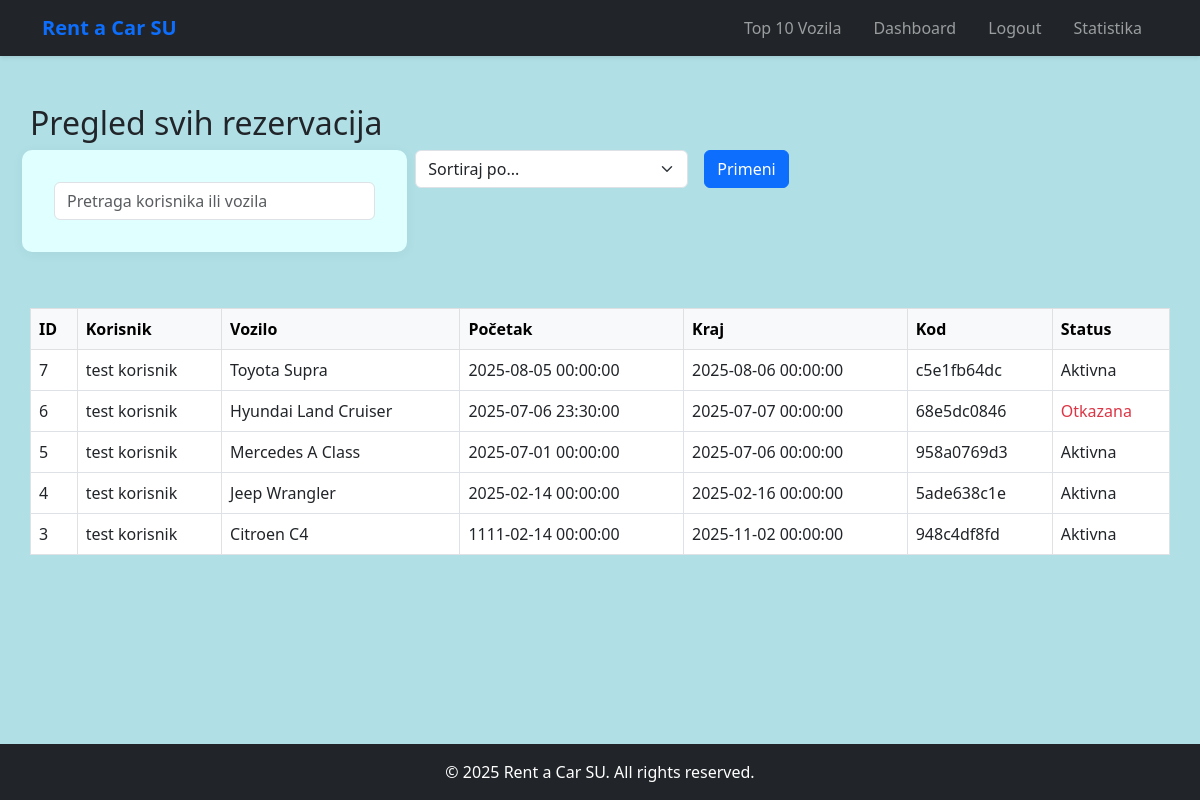
The page /admin_rentals.php (signed in) on the database as committed earlier.
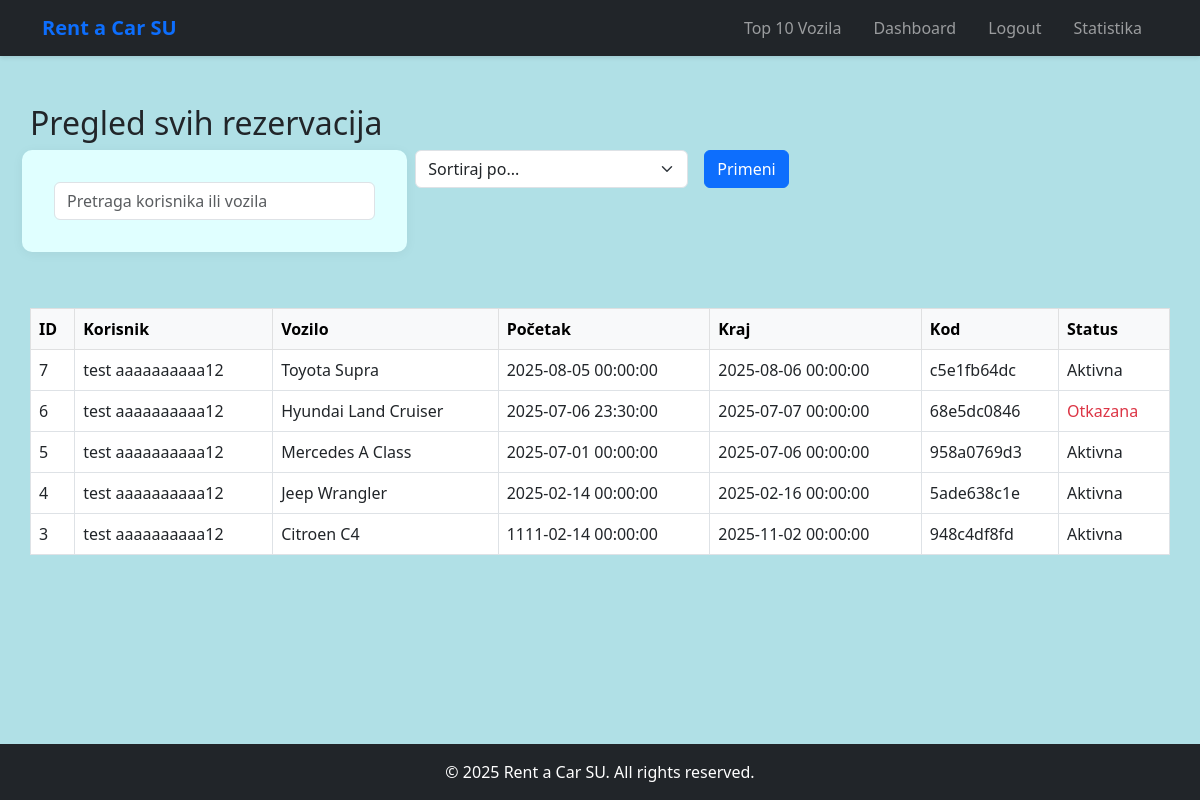
The same page on the database as committed later.
### tables this page shows
CREATE TABLE `reservations` (
  `id` int(11) NOT NULL,
  `user_id` int(11) DEFAULT NULL,
  `vehicle_id` int(11) DEFAULT NULL,
  `start_datetime` datetime DEFAULT NULL,
  `end_datetime` datetime DEFAULT NULL,
  `code` varchar(100) DEFAULT NULL,
  `is_cancelled` tinyint(1) DEFAULT 0
);

CREATE TABLE `users` (
  `id` int(11) NOT NULL,
  `email` varchar(100) NOT NULL,
  `password` varchar(255) NOT NULL,
  `first_name` varchar(50) DEFAULT NULL,
  `last_name` varchar(50) DEFAULT NULL,
  `phone` varchar(20) DEFAULT NULL,
  `id_number` varchar(20) DEFAULT NULL,
  `driver_license` varchar(50) NOT NULL,
  `license_number` varchar(20) DEFAULT NULL,
  `license_place` varchar(50) DEFAULT NULL,
  `role` enum('user','worker','admin') DEFAULT 'user',
  `is_active` tinyint(1) DEFAULT 0,
  `reset_token` varchar(100) DEFAULT NULL,
  `activation_token` varchar(100) DEFAULT NULL,
  `banned_until` datetime DEFAULT NULL,
  `ban_reason` varchar(255) DEFAULT NULL,
  `activation_code` varchar(255) NOT NULL,
  `reset_token_expiry` datetime DEFAULT NULL
);

CREATE TABLE `vehicles` (
  `id` int(11) NOT NULL,
  `name` varchar(100) DEFAULT NULL,
  `model` varchar(100) DEFAULT NULL,
  `year` int(11) DEFAULT NULL,
  `fuel_type` varchar(20) DEFAULT NULL,
  `seats` int(11) DEFAULT NULL,
  `image` varchar(255) DEFAULT NULL,
  `views` int(11) DEFAULT 0,
  `price_per_day` decimal(10,2) DEFAULT 0.00,
  `category_id` int(11) DEFAULT NULL,
  `popularity` int(11) DEFAULT 0,
  `gearbox` varchar(50) DEFAULT NULL,
  `is_available` tinyint(1) DEFAULT 1
);

### admin_rentals.php (the view, shortened to what this page needs)
<?php
require_once 'includes/db_config.php';
include 'includes/header.php';
$search = $_GET['search'] ?? '';
$sort = $_GET['sort'] ?? 'r.id';
$allowedSort = ['r.id', 'start_datetime', 'end_datetime', 'u.first_name', 'v.name'];
$sort = in_array($sort, $allowedSort) ? $sort : 'r.id';
$sql = "SELECT r.*, u.first_name, u.last_name, v.name AS vehicle_name, v.model FROM reservations r
        JOIN users u ON r.user_id = u.id
        JOIN vehicles v ON r.vehicle_id = v.id
        WHERE u.first_name LIKE :search OR u.last_name LIKE :search OR v.name LIKE :search OR v.model LIKE :search
        ORDER BY $sort DESC";
$stmt = $pdo->prepare($sql);
$stmt->execute(['search' => "%$search%"]);
$reservations = $stmt->fetchAll();
?>
<section class="container py-5">
    <h2>Pregled svih rezervacija</h2>
    <form method="get" class="row g-3 mb-4">
        <div class="col-md-4">
            <input type="text" name="search" class="form-control" placeholder="Pretraga korisnika ili vozila" value="<?php echo htmlspecialchars($search); ?>">
        </div>
        <div class="col-md-3">
            <select name="sort" class="form-select">
                <option value="r.id">Sortiraj po...</option>
            </select>
        </div>
        <div class="col-md-2">
            <button type="submit" class="btn btn-primary">Primeni</button>
        </div>
    </form>
    <?php if (count($reservations) > 0): ?>
        <div class="table-responsive">
            <table class="table table-bordered">
                <thead class="table-light">
                <tr>
                    <th>ID</th>
                    <th>Korisnik</th>
                    <th>Vozilo</th>
                    <th>Početak</th>
                    <th>Kraj</th>
                    <th>Kod</th>
                    <th>Status</th>
                </tr>
                </thead>
                <tbody>
                <?php foreach ($reservations as $r): ?>
                    <tr>
                        <td><?php echo $r['id']; ?></td>
                        <td><?php echo htmlspecialchars($r['first_name'] . ' ' . $r['last_name']); ?></td>
                        <td><?php echo htmlspecialchars($r['vehicle_name'] . ' ' . $r['model']); ?></td>
                        <td><?php echo $r['start_datetime']; ?></td>
                        <td><?php echo $r['end_datetime']; ?></td>
                        <td><?php echo $r['code']; ?></td>
                        <td><?php echo $r['is_cancelled'] ? '<span class="text-danger">Otkazana</span>' : 'Aktivna'; ?></td>
                    </tr>
                <?php endforeach; ?>
                </tbody>
            </table>
        </div>
    <?php else: ?>
        <p class="text-muted">Nema rezervacija koje odgovaraju kriterijumima pretrage.</p>
    <?php endif; ?>
</section>
<?php include 'includes/footer.php'; ?>

Rows that differ between the two databases and show on the page:
changed through a linked row, reservations "c5e1fb64dc": user.last_name "test korisnik" → "test aaaaaaaaaa12"
changed through a linked row, reservations "68e5dc0846": user.last_name "test korisnik" → "test aaaaaaaaaa12"
changed through a linked row, reservations "Mercedes A Class": user.last_name "test korisnik" → "test aaaaaaaaaa12"
changed through a linked row, reservations "5ade638c1e": user.last_name "test korisnik" → "test aaaaaaaaaa12"
changed through a linked row, reservations "948c4df8fd": user.last_name "test korisnik" → "test aaaaaaaaaa12"
